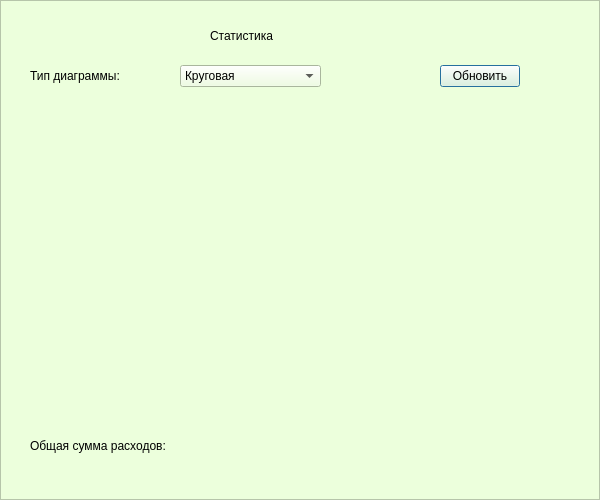
<?xml version="1.0" encoding="UTF-8"?>
<ui version="4.0">
 <class>StatisticsDialog</class>
 <widget class="QDialog" name="StatisticsDialog">
  <property name="geometry">
   <rect>
    <x>0</x>
    <y>0</y>
    <width>600</width>
    <height>500</height>
   </rect>
  </property>
  <property name="windowTitle">
   <string>Dialog</string>
  </property>
  <widget class="QFrame" name="frame">
   <property name="geometry">
    <rect>
     <x>0</x>
     <y>0</y>
     <width>600</width>
     <height>500</height>
    </rect>
   </property>
   <property name="styleSheet">
    <string notr="true">background-color: #ECFFDC;</string>
   </property>
   <property name="frameShape">
    <enum>QFrame::StyledPanel</enum>
   </property>
   <property name="frameShadow">
    <enum>QFrame::Raised</enum>
   </property>
   <widget class="QLabel" name="label">
    <property name="geometry">
     <rect>
      <x>210</x>
      <y>10</y>
      <width>161</width>
      <height>51</height>
     </rect>
    </property>
    <property name="styleSheet">
     <string notr="true">font: 18pt &quot;Sans Serif&quot;;</string>
    </property>
    <property name="text">
     <string>Статистика</string>
    </property>
   </widget>
   <widget class="QLabel" name="labelChartType">
    <property name="geometry">
     <rect>
      <x>30</x>
      <y>60</y>
      <width>151</width>
      <height>31</height>
     </rect>
    </property>
    <property name="styleSheet">
     <string notr="true">font: 12pt &quot;Sans Serif&quot;;</string>
    </property>
    <property name="text">
     <string>Тип диаграммы:</string>
    </property>
   </widget>
   <widget class="QComboBox" name="chartTypeCombo">
    <property name="geometry">
     <rect>
      <x>180</x>
      <y>65</y>
      <width>141</width>
      <height>22</height>
     </rect>
    </property>
    <item>
     <property name="text">
      <string>Круговая</string>
     </property>
    </item>
    <item>
     <property name="text">
      <string>Столбчатая</string>
     </property>
    </item>
   </widget>
   <widget class="QPushButton" name="refreshButton">
    <property name="geometry">
     <rect>
      <x>440</x>
      <y>65</y>
      <width>80</width>
      <height>22</height>
     </rect>
    </property>
    <property name="text">
     <string>Обновить</string>
    </property>
   </widget>
   <widget class="QChartView" name="chartView" native="true">
    <property name="geometry">
     <rect>
      <x>100</x>
      <y>110</y>
      <width>361</width>
      <height>271</height>
     </rect>
    </property>
    <property name="sizePolicy">
     <sizepolicy hsizetype="Expanding" vsizetype="Expanding">
      <horstretch>0</horstretch>
      <verstretch>0</verstretch>
     </sizepolicy>
    </property>
   </widget>
   <widget class="QLabel" name="totalLabel">
    <property name="geometry">
     <rect>
      <x>30</x>
      <y>430</y>
      <width>321</width>
      <height>31</height>
     </rect>
    </property>
    <property name="styleSheet">
     <string notr="true">font: 12pt &quot;Sans Serif&quot;;</string>
    </property>
    <property name="text">
     <string>Общая сумма расходов:</string>
    </property>
   </widget>
  </widget>
 </widget>
 <customwidgets>
  <customwidget>
   <class>QChartView</class>
   <extends>QWidget</extends>
   <header>QtCharts/QChartView</header>
   <container>1</container>
  </customwidget>
 </customwidgets>
 <resources/>
 <connections/>
</ui>
